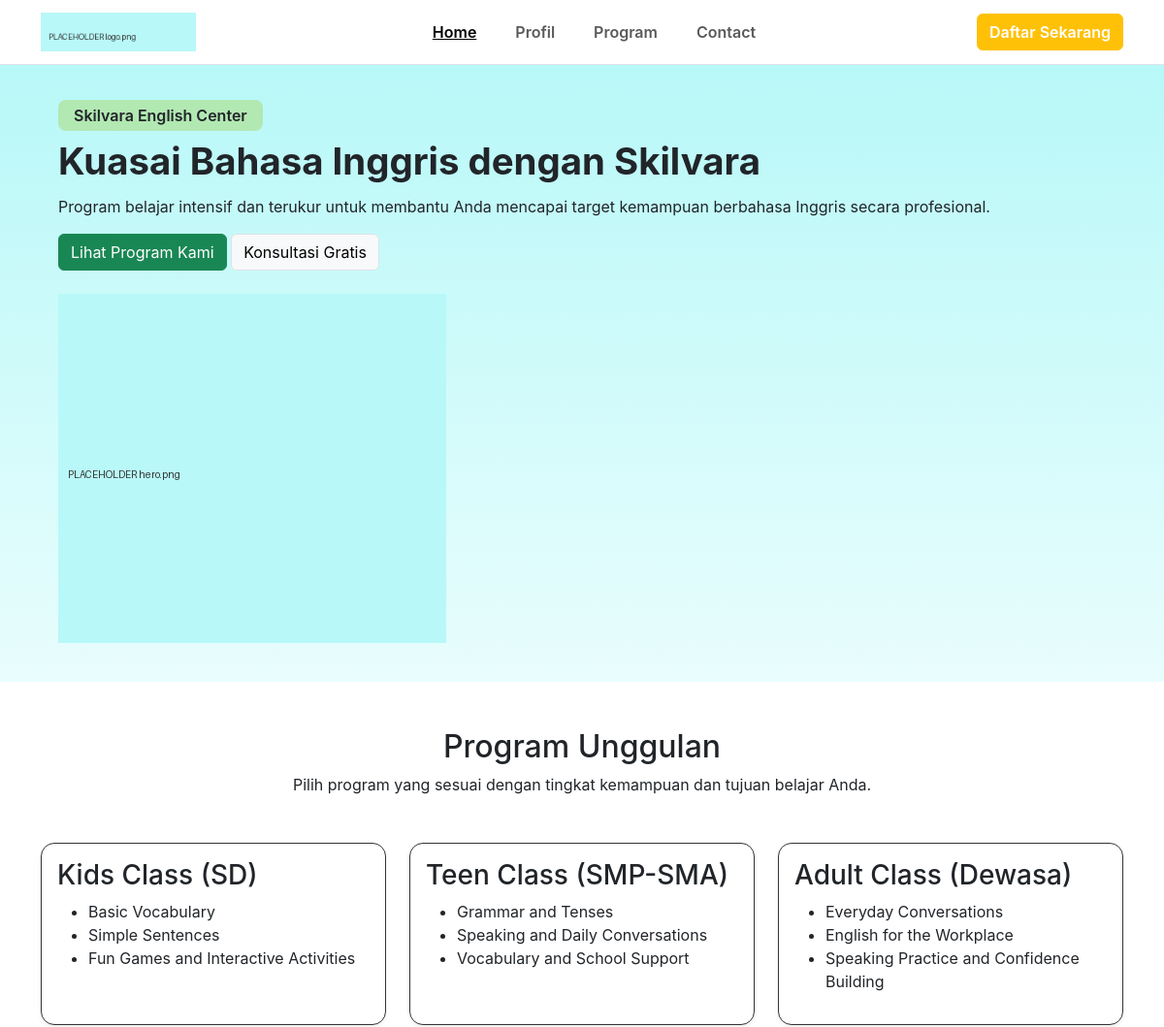
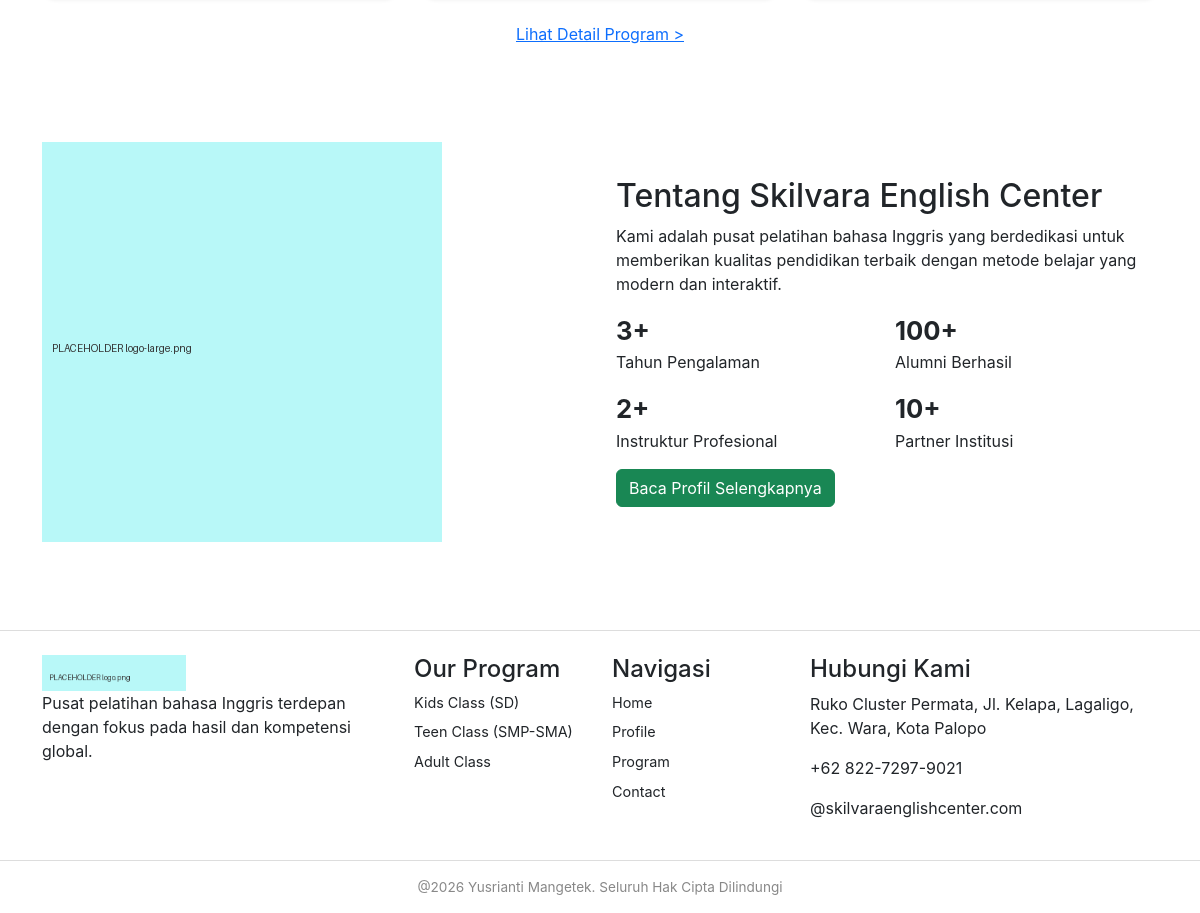
The page / on the database its author committed (2 pictures, top to bottom).
### tables this page shows
CREATE TABLE `programs` (
  `id` int(11) NOT NULL,
  `slug` varchar(50) NOT NULL,
  `name` varchar(100) NOT NULL,
  `level_label` varchar(50) NOT NULL,
  `price` int(11) NOT NULL,
  `total_sessions` int(11) NOT NULL,
  `has_module` tinyint(1) DEFAULT 1,
  `tryout_count` int(11) DEFAULT 1,
  `short_desc` text DEFAULT NULL,
  `description` text DEFAULT NULL,
  `main_materials` text DEFAULT NULL,
  `image` varchar(255) DEFAULT NULL
);

### config/config.php (called while the page is built, shortened)
<?php
require_once __DIR__ . '/database.php';
function e($s) { return htmlspecialchars((string)$s, ENT_QUOTES, 'UTF-8'); }
function url($path = '') { return BASE_URL . '/' . ltrim($path, '/'); }

### config/database.php (called while the page is built)
<?php
function db(): PDO {
    static $pdo = null;
    if ($pdo === null) {
        $pdo = new PDO('mysql:host=localhost;dbname=skilvara_db;charset=utf8mb4', 'root', '', [
            PDO::ATTR_ERRMODE => PDO::ERRMODE_EXCEPTION,
            PDO::ATTR_DEFAULT_FETCH_MODE => PDO::FETCH_ASSOC,
        ]);
    }
    return $pdo;
}

### index.php (the view, shortened to what this page needs)
<?php
require_once __DIR__ . '/config/config.php';
$programs = db()->query('SELECT * FROM programs ORDER BY id')->fetchAll();
include ROOT . '/includes/header.php';
?>
<section class="hero">
  <div>
    <span class="badge-skil">Skilvara English Center</span>
    <h1>Kuasai Bahasa Inggris dengan Skilvara</h1>
    <p>Program belajar intensif dan terukur untuk membantu Anda mencapai target kemampuan berbahasa Inggris secara profesional.</p>
    <a href="<?= url('pages/program.php') ?>" class="btn btn-success text-white">Lihat Program Kami</a>
    <a href="<?= url('pages/contact.php') ?>" class="btn btn-light border">Konsultasi Gratis</a>
  </div>
  <img src="<?= url('assets/images/hero.png') ?>" alt="Siswa Skilvara">
</section>
<section class="container py-5 center">
  <h2>Program Unggulan</h2>
  <p>Pilih program yang sesuai dengan tingkat kemampuan dan tujuan belajar Anda.</p>
  <div class="row g-4 cards">
    <?php foreach ($programs as $p): ?>
      <div class="card p-3 shadow-sm"><h3><?= e($p['name']) ?> (<?= e($p['level_label']) ?>)</h3>
        <ul><?php foreach (explode('|', $p['main_materials']) as $m): ?><li><?= e($m) ?></li><?php endforeach; ?></ul></div>
    <?php endforeach; ?>
  </div>
  <a href="<?= url('pages/program.php') ?>">Lihat Detail Program &gt;</a>
</section>
<section class="container py-5 about">
  <img src="<?= url('assets/images/logo-large.png') ?>" alt="Skilvara">
  <div>
    <h2>Tentang Skilvara English Center</h2>
    <p>Kami adalah pusat pelatihan bahasa Inggris yang berdedikasi untuk memberikan kualitas pendidikan terbaik dengan metode belajar yang modern dan interaktif.</p>
    <div class="stats"><div><b>3+</b>Tahun Pengalaman</div><div><b>100+</b>Alumni Berhasil</div>
      <div><b>2+</b>Instruktur Profesional</div><div><b>10+</b>Partner Institusi</div></div>
    <a href="<?= url('pages/profil.php') ?>" class="btn btn-success text-white">Baca Profil Selengkapnya</a>
  </div>
</section>
<?php include ROOT . '/includes/footer.php'; ?>

### assets/css/style.css (style rules this page uses)
:root { --cyan:#b8f8f8;--green:#8de57a;--orange:#ffb766;--dark:#111 }
body { font-family:Inter,system-ui,sans-serif }
.hero { background:linear-gradient(var(--cyan),#e9fdfd);display:flex;justify-content:space-between;align-items:center;padding:40px 5%;gap:24px;flex-wrap:wrap }
.hero h1 { font-size:2.4rem;font-weight:700;margin:12px 0 }
.center { text-align:center;justify-content:center }
.badge-skil { background:#b2e8b2;padding:6px 16px;border-radius:8px;font-weight:600 }
.cards { display:grid;grid-template-columns:repeat(auto-fit,minmax(240px,1fr));gap:24px;margin:24px 0 }
.card { border:1px solid #333!important;border-radius:14px!important;text-align:left }
.about { display:grid;grid-template-columns:1fr 1fr;gap:32px;align-items:center }
.stats { display:grid;grid-template-columns:1fr 1fr;gap:16px;margin:16px 0 }
.stats b { display:block;font-size:1.6rem }

### rows shown on the page
programs: name "Kids Class", level_label "SD", main_materials "Basic Vocabulary", main_materials "Simple Sentences", main_materials "Fun Games and Interactive Activities"
programs: name "Teen Class", level_label "SMP-SMA", main_materials "Grammar and Tenses", main_materials "Speaking and Daily Conversations", main_materials "Vocabulary and School Support"
programs: name "Adult Class", level_label "Dewasa", main_materials "Everyday Conversations", main_materials "English for the Workplace", main_materials "Speaking Practice and Confidence Building"
